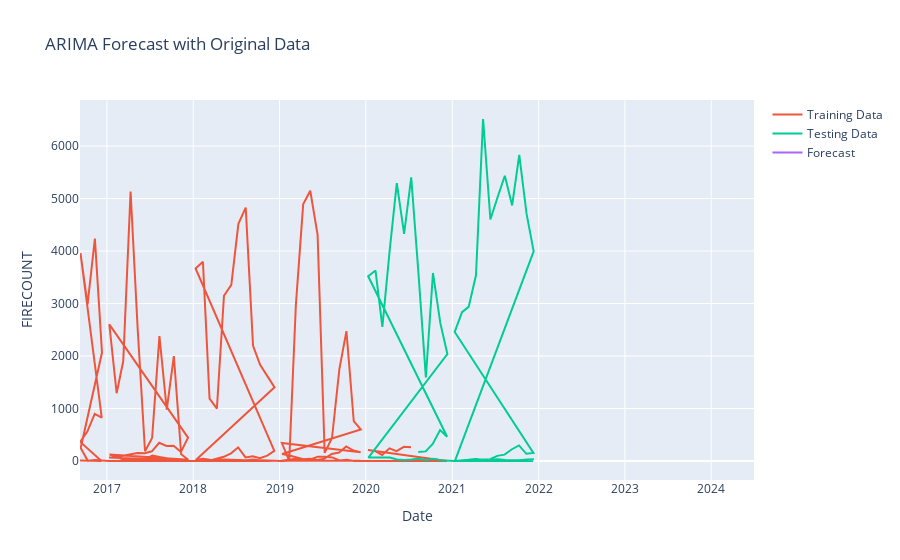

Notebook code for this chart:
### Code cell
import pandas as pd
from pmdarima import auto_arima
import numpy as np
import plotly.express as px
from sklearn.metrics import mean_absolute_error, mean_squared_error

# Load and clean data
df = pd.read_csv(r'D:\stubble buring\stubble\STN1.csv')
df.rename(columns={'date': 'DATE'}, inplace=True)
df['DATE'] = pd.to_datetime(df['DATE'], errors='coerce')
df.dropna(subset=['DATE'], inplace=True)

# Handle missing values (e.g., interpolation)
df['FIRECOUNT'] = df['FIRECOUNT'].interpolate(method='linear')

# Filter data for the specified date range
df = df[(df['DATE'] >= '2016-09-01') & (df['DATE'] <= '2021-12-31')]

# Set DATE as index
df.set_index('DATE', inplace=True)

# Split data into train and test sets (70:30 ratio)
train_ratio = 0.7
split_index = int(len(df) * train_ratio)
train_data = df.iloc[:split_index]
test_data = df.iloc[split_index:]

# Fit ARIMA model on training data
arima_model = auto_arima(train_data['FIRECOUNT'], seasonal=False, trace=True)
print(arima_model.summary())

# Forecast for the next 48 months (4 years)
forecast_period = 48
forecast = arima_model.predict(n_periods=forecast_period)

# Create forecast date index for 2022-2025
forecast_dates = pd.date_range(start=train_data.index[-1] + pd.DateOffset(1), periods=forecast_period, freq='M')
forecast_series = pd.Series(forecast, index=forecast_dates)

# Model Evaluation
test_forecast = arima_model.predict(n_periods=len(test_data))
mae = mean_absolute_error(test_data['FIRECOUNT'], test_forecast)
rmse = np.sqrt(mean_squared_error(test_data['FIRECOUNT'], test_forecast))
print(f"Model Evaluation Metrics:\nMAE: {mae:.2f}, RMSE: {rmse:.2f}")

# Plot original data and forecast
fig = px.line(title="ARIMA Forecast with Original Data")
fig.add_scatter(x=train_data.index, y=train_data['FIRECOUNT'], mode='lines', name='Training Data')
fig.add_scatter(x=test_data.index, y=test_data['FIRECOUNT'], mode='lines', name='Testing Data')
fig.add_scatter(x=forecast_dates, y=forecast_series, mode='lines', name='Forecast')
fig.update_layout(xaxis_title="Date", yaxis_title="FIRECOUNT")
fig.show()

# Display yearly predictions
for year, value in zip(range(2022, 2026), forecast[:48:12]):
    print(f"The predicted value for {year} is {value:.2f}")

### Figure 1 — Plotly figure (JSON) as saved in the notebook; plotly's stock layout.template omitted (floating-point values rounded to 4 significant figures; data arrays with more than 128 entries replaced by an {"elided": "..."} marker saying what was removed)
{"data": [{"hovertemplate": "<extra></extra>", "legendgroup": "", "line": {"color": "#636efa", "dash": "solid"}, "marker": {"symbol": "circle"}, "mode": "lines", "name": "", "orientation": "v", "showlegend": false, "type": "scatter", "xaxis": "x", "yaxis": "y"}, {"mode": "lines", "name": "Training Data", "type": "scatter", "x": {"elided": "179 str values"}, "y": {"elided": "179 int values"}}, {"mode": "lines", "name": "Testing Data", "type": "scatter", "x": ["2020-08-10T00:00:00", "2020-09-10T00:00:00", "2020-10-10T00:00:00", "2020-11-10T00:00:00", "2020-12-10T00:00:00", "2020-01-11T00:00:00", "2020-02-11T00:00:00", "2020-03-11T00:00:00", "2020-04-11T00:00:00", "2020-05-11T00:00:00", "2020-06-11T00:00:00", "2020-07-11T00:00:00", "2020-08-11T00:00:00", "2020-09-11T00:00:00", "2020-10-11T00:00:00", "2020-11-11T00:00:00", "2020-12-11T00:00:00", "2020-01-12T00:00:00", "2020-02-12T00:00:00", "2020-03-12T00:00:00", "2020-04-12T00:00:00", "2020-05-12T00:00:00", "2020-06-12T00:00:00", "2020-07-12T00:00:00", "2020-08-12T00:00:00", "2020-09-12T00:00:00", "2020-10-12T00:00:00", "2020-11-12T00:00:00", "2020-12-12T00:00:00", "2021-01-09T00:00:00", "2021-02-09T00:00:00", "2021-03-09T00:00:00", "2021-04-09T00:00:00", "2021-05-09T00:00:00", "2021-06-09T00:00:00", "2021-07-09T00:00:00", "2021-08-09T00:00:00", "2021-09-09T00:00:00", "2021-10-09T00:00:00", "2021-11-09T00:00:00", "2021-12-09T00:00:00", "2021-01-10T00:00:00", "2021-02-10T00:00:00", "2021-03-10T00:00:00", "2021-04-10T00:00:00", "2021-05-10T00:00:00", "2021-06-10T00:00:00", "2021-07-10T00:00:00", "2021-08-10T00:00:00", "2021-09-10T00:00:00", "2021-10-10T00:00:00", "2021-11-10T00:00:00", "2021-12-10T00:00:00", "2021-01-11T00:00:00", "2021-02-11T00:00:00", "2021-03-11T00:00:00", "2021-04-11T00:00:00", "2021-05-11T00:00:00", "2021-06-11T00:00:00", "2021-07-11T00:00:00", "2021-08-11T00:00:00", "2021-09-11T00:00:00", "2021-10-11T00:00:00", "2021-11-11T00:00:00", "2021-12-11T00:00:00", "2021-01-12T00:00:00", "2021-02-12T00:00:00", "2021-03-12T00:00:00", "2021-04-12T00:00:00", "2021-05-12T00:00:00", "2021-06-12T00:00:00", "2021-07-12T00:00:00", "2021-08-12T00:00:00", "2021-09-12T00:00:00", "2021-10-12T00:00:00", "2021-11-12T00:00:00", "2021-12-12T00:00:00"], "y": [173, 183, 324, 588, 462, 3520, 3628, 2553, 4012, 5293, 4327, 5405, 3554, 1590, 3582, 2631, 2038, 66, 65, 69, 68, 29, 19, 27, 41, 16, 42, 16, 2, 1, 1, 0, 1, 4, 6, 4, 0, 1, 0, 0, 0, 8, 6, 23, 31, 32, 34, 98, 121, 224, 296, 137, 153, 2458, 2834, 2936, 3537, 6515, 4600, 5020, 5433, 4868, 5833, 4706, 3993, 2, 7, 23, 37, 10, 19, 32, 19, 11, 16, 28, 34]}, {"mode": "lines", "name": "Forecast", "type": "scatter", "x": ["2020-07-31T00:00:00", "2020-08-31T00:00:00", "2020-09-30T00:00:00", "2020-10-31T00:00:00", "2020-11-30T00:00:00", "2020-12-31T00:00:00", "2021-01-31T00:00:00", "2021-02-28T00:00:00", "2021-03-31T00:00:00", "2021-04-30T00:00:00", "2021-05-31T00:00:00", "2021-06-30T00:00:00", "2021-07-31T00:00:00", "2021-08-31T00:00:00", "2021-09-30T00:00:00", "2021-10-31T00:00:00", "2021-11-30T00:00:00", "2021-12-31T00:00:00", "2022-01-31T00:00:00", "2022-02-28T00:00:00", "2022-03-31T00:00:00", "2022-04-30T00:00:00", "2022-05-31T00:00:00", "2022-06-30T00:00:00", "2022-07-31T00:00:00", "2022-08-31T00:00:00", "2022-09-30T00:00:00", "2022-10-31T00:00:00", "2022-11-30T00:00:00", "2022-12-31T00:00:00", "2023-01-31T00:00:00", "2023-02-28T00:00:00", "2023-03-31T00:00:00", "2023-04-30T00:00:00", "2023-05-31T00:00:00", "2023-06-30T00:00:00", "2023-07-31T00:00:00", "2023-08-31T00:00:00", "2023-09-30T00:00:00", "2023-10-31T00:00:00", "2023-11-30T00:00:00", "2023-12-31T00:00:00", "2024-01-31T00:00:00", "2024-02-29T00:00:00", "2024-03-31T00:00:00", "2024-04-30T00:00:00", "2024-05-31T00:00:00", "2024-06-30T00:00:00"], "y": [null, null, null, null, null, null, null, null, null, null, null, null, null, null, null, null, null, null, null, null, null, null, null, null, null, null, null, null, null, null, null, null, null, null, null, null, null, null, null, null, null, null, null, null, null, null, null, null]}], "layout": {"legend": {"tracegroupgap": 0}, "title": {"text": "ARIMA Forecast with Original Data"}, "xaxis": {"anchor": "y", "domain": [0, 1], "title": {"text": "Date"}}, "yaxis": {"anchor": "x", "domain": [0, 1], "title": {"text": "FIRECOUNT"}}}}
